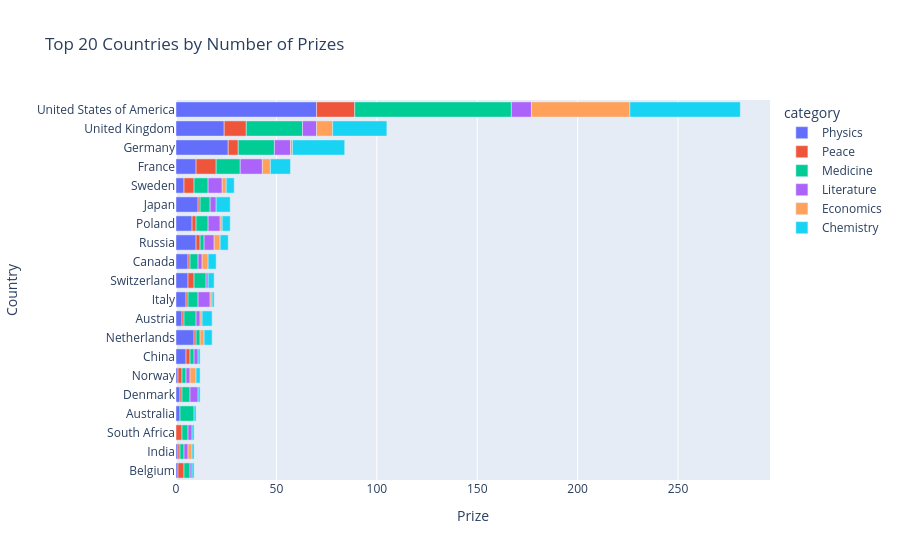

Notebook source saved alongside this figure:
### Code cell
bar = px.bar(top20_countries_cat,
             x="cat_prize",
             y="birth_country_current",
             orientation="h",
             color="category",
             color_continuous_scale="Viridis",
             title="Top 20 Countries by Number of Prizes",
             hover_name="birth_country_current")


bar.update_layout(xaxis_title="Prize",
                  yaxis_title="Country",
                  yaxis={"categoryorder": "total ascending"})


bar.show()

### Figure 1 — Plotly figure (JSON) as saved in the notebook; plotly's stock layout.template omitted (floating-point values rounded to 4 significant figures)
{"data": [{"hovertemplate": "<b>%{hovertext}</b><br><br>category=Physics<br>cat_prize=%{x}<br>birth_country_current=%{y}<extra></extra>", "hovertext": ["United States of America", "United Kingdom", "Germany", "France", "Sweden", "Poland", "Japan", "Russia", "Canada", "Italy", "Switzerland", "Netherlands", "Austria", "Denmark", "Norway", "China", "Australia", "Belgium", "India"], "legendgroup": "Physics", "marker": {"color": "#636efa", "pattern": {"shape": ""}}, "name": "Physics", "orientation": "h", "showlegend": true, "textposition": "auto", "type": "bar", "x": [70, 24, 26, 10, 4, 8, 11, 10, 6, 5, 6, 9, 3, 2, 1, 5, 2, 1, 1], "xaxis": "x", "y": ["United States of America", "United Kingdom", "Germany", "France", "Sweden", "Poland", "Japan", "Russia", "Canada", "Italy", "Switzerland", "Netherlands", "Austria", "Denmark", "Norway", "China", "Australia", "Belgium", "India"], "yaxis": "y"}, {"hovertemplate": "<b>%{hovertext}</b><br><br>category=Peace<br>cat_prize=%{x}<br>birth_country_current=%{y}<extra></extra>", "hovertext": ["United States of America", "United Kingdom", "Germany", "France", "Sweden", "Japan", "Poland", "Russia", "Canada", "Italy", "Switzerland", "Netherlands", "Austria", "Norway", "Denmark", "China", "South Africa", "Belgium", "India"], "legendgroup": "Peace", "marker": {"color": "#EF553B", "pattern": {"shape": ""}}, "name": "Peace", "orientation": "h", "showlegend": true, "textposition": "auto", "type": "bar", "x": [19, 11, 5, 10, 5, 1, 2, 2, 1, 1, 3, 1, 1, 2, 1, 2, 3, 3, 1], "xaxis": "x", "y": ["United States of America", "United Kingdom", "Germany", "France", "Sweden", "Japan", "Poland", "Russia", "Canada", "Italy", "Switzerland", "Netherlands", "Austria", "Norway", "Denmark", "China", "South Africa", "Belgium", "India"], "yaxis": "y"}, {"hovertemplate": "<b>%{hovertext}</b><br><br>category=Medicine<br>cat_prize=%{x}<br>birth_country_current=%{y}<extra></extra>", "hovertext": ["United States of America", "United Kingdom", "Germany", "France", "Sweden", "Japan", "Poland", "Russia", "Canada", "Italy", "Switzerland", "Netherlands", "Austria", "Denmark", "Norway", "China", "Australia", "South Africa", "Belgium", "India"], "legendgroup": "Medicine", "marker": {"color": "#00cc96", "pattern": {"shape": ""}}, "name": "Medicine", "orientation": "h", "showlegend": true, "textposition": "auto", "type": "bar", "x": [78, 28, 18, 12, 7, 5, 6, 2, 4, 5, 6, 2, 6, 4, 2, 2, 7, 3, 3, 2], "xaxis": "x", "y": ["United States of America", "United Kingdom", "Germany", "France", "Sweden", "Japan", "Poland", "Russia", "Canada", "Italy", "Switzerland", "Netherlands", "Austria", "Denmark", "Norway", "China", "Australia", "South Africa", "Belgium", "India"], "yaxis": "y"}, {"hovertemplate": "<b>%{hovertext}</b><br><br>category=Literature<br>cat_prize=%{x}<br>birth_country_current=%{y}<extra></extra>", "hovertext": ["United States of America", "United Kingdom", "Germany", "France", "Sweden", "Japan", "Poland", "Russia", "Canada", "Italy", "Switzerland", "Austria", "Denmark", "Norway", "China", "Belgium", "South Africa", "India"], "legendgroup": "Literature", "marker": {"color": "#ab63fa", "pattern": {"shape": ""}}, "name": "Literature", "orientation": "h", "showlegend": true, "textposition": "auto", "type": "bar", "x": [10, 7, 8, 11, 7, 3, 6, 5, 2, 6, 1, 2, 4, 2, 2, 1, 2, 2], "xaxis": "x", "y": ["United States of America", "United Kingdom", "Germany", "France", "Sweden", "Japan", "Poland", "Russia", "Canada", "Italy", "Switzerland", "Austria", "Denmark", "Norway", "China", "Belgium", "South Africa", "India"], "yaxis": "y"}, {"hovertemplate": "<b>%{hovertext}</b><br><br>category=Economics<br>cat_prize=%{x}<br>birth_country_current=%{y}<extra></extra>", "hovertext": ["United States of America", "United Kingdom", "Germany", "France", "Sweden", "Poland", "Russia", "Canada", "Italy", "Netherlands", "Austria", "Norway", "India"], "legendgroup": "Economics", "marker": {"color": "#FFA15A", "pattern": {"shape": ""}}, "name": "Economics", "orientation": "h", "showlegend": true, "textposition": "auto", "type": "bar", "x": [49, 8, 1, 4, 2, 1, 3, 3, 1, 2, 1, 3, 2], "xaxis": "x", "y": ["United States of America", "United Kingdom", "Germany", "France", "Sweden", "Poland", "Russia", "Canada", "Italy", "Netherlands", "Austria", "Norway", "India"], "yaxis": "y"}, {"hovertemplate": "<b>%{hovertext}</b><br><br>category=Chemistry<br>cat_prize=%{x}<br>birth_country_current=%{y}<extra></extra>", "hovertext": ["United States of America", "United Kingdom", "Germany", "France", "Sweden", "Poland", "Japan", "Russia", "Canada", "Italy", "Switzerland", "Netherlands", "Austria", "Norway", "Denmark", "China", "Australia", "Belgium", "South Africa", "India"], "legendgroup": "Chemistry", "marker": {"color": "#19d3f3", "pattern": {"shape": ""}}, "name": "Chemistry", "orientation": "h", "showlegend": true, "textposition": "auto", "type": "bar", "x": [55, 27, 26, 10, 4, 4, 7, 4, 4, 1, 3, 4, 5, 2, 1, 1, 1, 1, 1, 1], "xaxis": "x", "y": ["United States of America", "United Kingdom", "Germany", "France", "Sweden", "Poland", "Japan", "Russia", "Canada", "Italy", "Switzerland", "Netherlands", "Austria", "Norway", "Denmark", "China", "Australia", "Belgium", "South Africa", "India"], "yaxis": "y"}], "layout": {"barmode": "relative", "legend": {"title": {"text": "category"}, "tracegroupgap": 0}, "title": {"text": "Top 20 Countries by Number of Prizes"}, "xaxis": {"anchor": "y", "domain": [0, 1], "title": {"text": "Prize"}}, "yaxis": {"anchor": "x", "categoryorder": "total ascending", "domain": [0, 1], "title": {"text": "Country"}}}}
